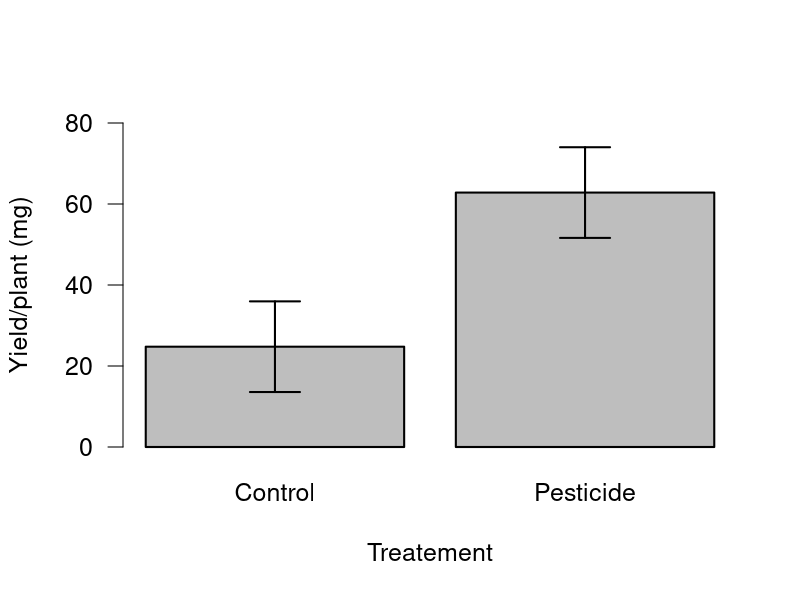

R code for this plot:
rm(list = ls())
yieldData <- read.table("./yieldData.dat", header = TRUE)

library(lme4)
lmer.m <- lmer(Yield ~ Treatment + (1|Plot), yieldData)

library(lsmeans)
print(lsm.lmer.m <- lsmeans(lmer.m, specs="Treatment"))

summ.lsm.lmer.m <- summary(lsm.lmer.m)
lsm <- summ.lsm.lmer.m$lsmean
ui <- summ.lsm.lmer.m$lsmean+summ.lsm.lmer.m$SE
li <- summ.lsm.lmer.m$lsmean-summ.lsm.lmer.m$SE

par(las = 1,
    cex = 1.5,
    family = "sans",
    lwd = 2)

x <- barplot(lsm,
             ylim = c(0, 80),
             names.arg = c("Control", "Pesticide"),
             xlab = "Treatement",
             ylab = "Yield/plant (mg)")
arrows(x, ui, x, li, angle=90, code=3)
